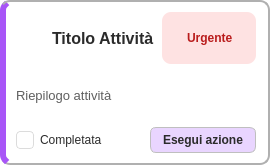
<?xml version="1.0" encoding="UTF-8"?>
<ui version="4.0">
 <class>CardAttivita</class>
 <widget class="QFrame" name="CardAttivita">
  <property name="geometry">
   <rect>
    <x>0</x>
    <y>0</y>
    <width>333</width>
    <height>183</height>
   </rect>
  </property>
  <property name="sizePolicy">
   <sizepolicy hsizetype="Fixed" vsizetype="Fixed">
    <horstretch>0</horstretch>
    <verstretch>0</verstretch>
   </sizepolicy>
  </property>
  <property name="minimumSize">
   <size>
    <width>270</width>
    <height>165</height>
   </size>
  </property>
  <property name="maximumSize">
   <size>
    <width>270</width>
    <height>165</height>
   </size>
  </property>
  <property name="styleSheet">
   <string notr="true">#CardAttivita {
    background-color: #ffffff;
    border: 2px solid #b0b0b0;
    border-left: 6px solid #a855f7;
    border-radius: 10px;
}</string>
  </property>
  <property name="frameShape">
   <enum>QFrame::Shape::StyledPanel</enum>
  </property>
  <property name="frameShadow">
   <enum>QFrame::Shadow::Raised</enum>
  </property>
  <layout class="QVBoxLayout" name="cardLayout">
   <property name="leftMargin">
    <number>10</number>
   </property>
   <property name="topMargin">
    <number>10</number>
   </property>
   <property name="rightMargin">
    <number>12</number>
   </property>
   <property name="bottomMargin">
    <number>10</number>
   </property>
   <item>
    <layout class="QHBoxLayout" name="headerLayout">
     <property name="spacing">
      <number>8</number>
     </property>
     <item>
      <widget class="QLabel" name="iconLabel">
       <property name="minimumSize">
        <size>
         <width>28</width>
         <height>28</height>
        </size>
       </property>
       <property name="maximumSize">
        <size>
         <width>28</width>
         <height>28</height>
        </size>
       </property>
       <property name="text">
        <string/>
       </property>
       <property name="scaledContents">
        <bool>true</bool>
       </property>
      </widget>
     </item>
     <item>
      <widget class="QLabel" name="titleLabel">
       <property name="font">
        <font>
         <pointsize>12</pointsize>
         <bold>true</bold>
        </font>
       </property>
       <property name="styleSheet">
        <string notr="true">color: #2b2b2b;</string>
       </property>
       <property name="text">
        <string>Titolo Attività</string>
       </property>
       <property name="wordWrap">
        <bool>true</bool>
       </property>
      </widget>
     </item>
     <item>
      <widget class="QFrame" name="urgentBadge">
       <property name="styleSheet">
        <string notr="true">#urgentBadge {
    background-color: #fee2e2;
    border-radius: 9px;
}</string>
       </property>
       <property name="frameShape">
        <enum>QFrame::Shape::NoFrame</enum>
       </property>
       <layout class="QHBoxLayout" name="badgeLayout">
        <property name="spacing">
         <number>4</number>
        </property>
        <property name="leftMargin">
         <number>7</number>
        </property>
        <property name="topMargin">
         <number>2</number>
        </property>
        <property name="rightMargin">
         <number>7</number>
        </property>
        <property name="bottomMargin">
         <number>2</number>
        </property>
        <item>
         <widget class="QLabel" name="iconUrgente">
          <property name="minimumSize">
           <size>
            <width>14</width>
            <height>14</height>
           </size>
          </property>
          <property name="maximumSize">
           <size>
            <width>14</width>
            <height>14</height>
           </size>
          </property>
          <property name="text">
           <string/>
          </property>
          <property name="pixmap">
           <pixmap resource="resources.qrc">:/icons/IconaUrgenteSVG.svg</pixmap>
          </property>
          <property name="scaledContents">
           <bool>true</bool>
          </property>
         </widget>
        </item>
        <item>
         <widget class="QLabel" name="labelUrgente">
          <property name="font">
           <font>
            <pointsize>9</pointsize>
            <bold>true</bold>
           </font>
          </property>
          <property name="styleSheet">
           <string notr="true">color: #b91c1c;</string>
          </property>
          <property name="text">
           <string>Urgente</string>
          </property>
         </widget>
        </item>
       </layout>
      </widget>
     </item>
    </layout>
   </item>
   <item>
    <widget class="QLabel" name="summaryLabel">
     <property name="font">
      <font>
       <pointsize>10</pointsize>
      </font>
     </property>
     <property name="styleSheet">
      <string notr="true">color: #5f5f5f;</string>
     </property>
     <property name="text">
      <string>Riepilogo attività</string>
     </property>
     <property name="wordWrap">
      <bool>true</bool>
     </property>
    </widget>
   </item>
   <item>
    <layout class="QHBoxLayout" name="footerLayout">
     <item>
      <widget class="QCheckBox" name="chkCompletata">
       <property name="styleSheet">
        <string notr="true">QCheckBox {
    color: #2b2b2b;
}

QCheckBox::indicator {
    width: 16px;
    height: 16px;
    border: 1px solid #dcdcdc;
    border-radius: 4px;
    background-color: #ffffff;
}

QCheckBox::indicator:checked {
    background-color: #a855f7;
    border: 1px solid #a855f7;
}</string>
       </property>
       <property name="text">
        <string>Completata</string>
       </property>
      </widget>
     </item>
     <item>
      <spacer name="horizontalSpacer">
       <property name="orientation">
        <enum>Qt::Orientation::Horizontal</enum>
       </property>
       <property name="sizeHint" stdset="0">
        <size>
         <width>40</width>
         <height>20</height>
        </size>
       </property>
      </spacer>
     </item>
     <item>
      <widget class="QPushButton" name="btnAzione">
       <property name="styleSheet">
        <string notr="true">QPushButton {
    background-color: #e9d5ff;
    border: 1px solid #bfbfbf;
    border-radius: 6px;
    padding: 5px 12px;
    color: #2b2b2b;
    font-weight: bold;
}

QPushButton:hover {
    background-color: #d8b4fe;
}

QPushButton:pressed {
    background-color: #c084fc;
}</string>
       </property>
       <property name="text">
        <string>Esegui azione</string>
       </property>
      </widget>
     </item>
    </layout>
   </item>
  </layout>
 </widget>
 <resources>
  <include location="resources.qrc"/>
 </resources>
 <connections/>
</ui>
